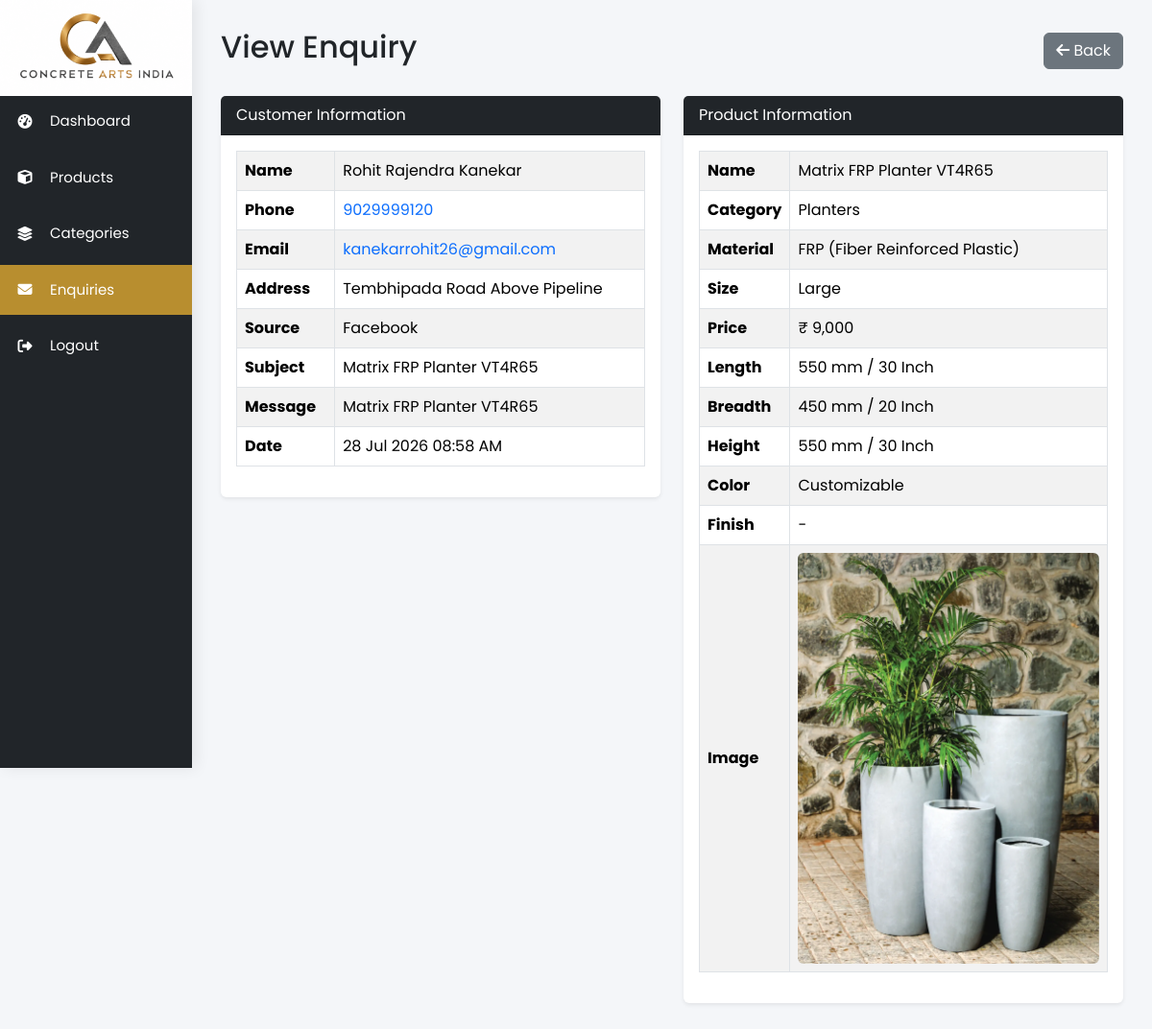
The page /admin/enquiries/view.php?id=78 (signed in) on the database its author committed.
### tables this page shows
CREATE TABLE `enquiries` (
  `id` int(11) NOT NULL,
  `customer_name` varchar(150) NOT NULL,
  `phone` varchar(20) NOT NULL,
  `email` varchar(150) NOT NULL,
  `subject` varchar(255) DEFAULT NULL,
  `message` text DEFAULT NULL,
  `customer_address` text DEFAULT NULL,
  `source` varchar(255) DEFAULT NULL,
  `product_name` varchar(255) DEFAULT NULL,
  `product_category` varchar(100) DEFAULT NULL,
  `product_material` varchar(100) DEFAULT NULL,
  `product_size` varchar(100) DEFAULT NULL,
  `product_price` decimal(12,2) DEFAULT NULL,
  `product_length` varchar(100) DEFAULT NULL,
  `product_breadth` varchar(100) DEFAULT NULL,
  `product_height` varchar(100) DEFAULT NULL,
  `product_color` varchar(100) DEFAULT NULL,
  `product_finish` varchar(100) DEFAULT NULL,
  `product_image` varchar(500) DEFAULT NULL,
  `product_url` varchar(500) DEFAULT NULL,
  `created_at` timestamp NOT NULL DEFAULT current_timestamp()
);

### admin/enquiries/view.php (the view, shortened to what this page needs)
<?php
require_once "../includes/header.php";
require_once "../includes/sidebar.php";
$id = (int) $_GET["id"];
$stmt = $pdo->prepare("
    SELECT *
    FROM enquiries
    WHERE id = ?
");
$stmt->execute([$id]);
$enquiry = $stmt->fetch();
$isPlanter = isset($enquiry["product_category"]) && stripos($enquiry["product_category"], "planter") !== false;
?>
<div class="main-content">
    <div class="d-flex justify-content-between align-items-center mb-4">
        <h2>View Enquiry</h2>
        <a href="index.php" class="btn btn-secondary">
            <i class="fa-solid fa-arrow-left"></i>
            Back
        </a>
    </div>
    <div class="row">
        <div class="col-lg-6">
            <div class="card shadow-sm border-0 mb-4">
                <div class="card-header bg-dark text-white">
                    Customer Information
                </div>
                <div class="card-body">
                    <table class="table table-hover table-striped table-bordered align-middle">
                        <tr>
                            <th>Name</th>
                            <td><?= htmlspecialchars($enquiry["customer_name"] ?: "-") ?></td>
                        </tr>
                        <tr>
                            <th>Phone</th>
                            <td><a
                                    href="tel:<?= htmlspecialchars($enquiry["phone"] ?: "-") ?>"><?= htmlspecialchars($enquiry["phone"] ?: "-") ?></a>
                            </td>
                        </tr>
                        <tr>
                            <th>Email</th>
                            <td><a
                                    href="mailto:<?= htmlspecialchars($enquiry["email"] ?: "-") ?>"><?= htmlspecialchars($enquiry["email"] ?: "-") ?></a>
                            </td>
                        </tr>
                        <tr>
                            <th>Address</th>
                            <td><?= htmlspecialchars($enquiry["customer_address"] ?: "-") ?></td>
                        </tr>
                        <tr>
                            <th>Source</th>
                            <td><?= htmlspecialchars($enquiry["source"] ?: "-") ?></td>
                        </tr>
                        <tr>
                            <th>Subject</th>
                            <td><?= htmlspecialchars($enquiry["subject"] ?: "-") ?></td>
                        </tr>
                        <tr>
                            <th>Message</th>
                            <td><?= nl2br(htmlspecialchars($enquiry["message"]) ?: "-") ?></td>
                        </tr>
                        <tr>
                            <th>Date</th>
                            <td><?= date("d M Y h:i A", strtotime($enquiry["created_at"]) ?: "-") ?></td>
                        </tr>
                    </table>
                </div>
            </div>
        </div>
        <div class="col-lg-6">
            <div class="card shadow-sm border-0">
                <div class="card-header bg-dark text-white">
                    Product Information
                </div>
                <div class="card-body">
                    <table class="table table-hover table-striped table-bordered align-middle">
                        <tr>
                            <th>Name</th>
                            <td><?= htmlspecialchars($enquiry["product_name"] ?: "-") ?></td>
                        </tr>
                        <tr>
                            <th>Category</th>
                            <td><?= htmlspecialchars($enquiry["product_category"] ?: "-") ?></td>
                        </tr>
                        <tr>
                            <th>Material</th>
                            <td><?= htmlspecialchars($enquiry["product_material"] ?: "-") ?></td>
                        </tr>
                        <tr>
                            <th>Size</th>
                            <td><?= htmlspecialchars($enquiry["product_size"] ?: "-") ?></td>
                        </tr>
                        <tr>
                            <th>Price</th>
                            <td>
                                <?= !empty($enquiry["product_price"])
                                    ? "₹ " . number_format((float) $enquiry["product_price"], 0, ".", ",")
                                    : "-" ?>
                            </td>
                        </tr>
                        <?php if ($isPlanter): ?>
                            <?php
                                function formatDimensionString($val) {
                                    $val = trim($val);
                                    if (preg_match('/^([0-9.]+)\s*(?:mm)?\s*\(([0-9.]+)\)$/i', $val, $matches)) {
                                        return $matches[1] . " mm / " . $matches[2] . " Inch";
                                    }
                                    return $val;
                                }
                            ?>
                            <tr>
                                <th>Length</th>
                                <td><?= htmlspecialchars(formatDimensionString($enquiry["product_length"] ?? "")) ?></td>
                            </tr>
                            <tr>
                                <th>Breadth</th>
                                <td><?= htmlspecialchars(formatDimensionString($enquiry["product_breadth"] ?? "")) ?></td>
                            </tr>
                            <tr>
                                <th>Height</th>
                                <td><?= htmlspecialchars(formatDimensionString($enquiry["product_height"] ?? "")) ?></td>
                            </tr>
                        <?php endif; ?>
                        <tr>
                            <th>Color</th>
                            <td><?= htmlspecialchars($enquiry["product_color"] ?: "-") ?></td>
                        </tr>
                        <tr>
                            <th>Finish</th>
                            <td><?= htmlspecialchars($enquiry["product_finish"] ?: "-") ?></td>
                        </tr>
                        <tr>
                            <th>Image</th>
                            <td>
                                <?php if (!empty($enquiry["product_image"])): ?>
                                    <img src="<?= htmlspecialchars($enquiry["product_image"]) ?>"
                                        alt="<?= htmlspecialchars($enquiry["product_name"] ?? 'Product') ?>"
                                        style="object-fit: cover; border-radius: 6px; max-width: 100%;">
                                <?php else: ?>
                                    -
                                <?php endif; ?>
                            </td>
                        </tr>
                    </table>
                </div>
            </div>
        </div>
    </div>
</div>
<?php require_once "../includes/footer.php"; ?>

### admin/includes/header.php (style rules this page uses)
* { margin: 0; padding: 0; box-sizing: border-box; font-family: 'Poppins', sans-serif; }
body { background: #f4f6f9; }
a { text-decoration: none; }
.main-content { margin-left: 200px; padding: 30px; }

### rows shown on the page
enquiries: customer_name "Rohit Rajendra Kanekar", phone "9029999120", email "kanekarrohit26@gmail.com", customer_address "Tembhipada Road Above Pipeline", source "Facebook", subject "Matrix FRP Planter VT4R65", message "Matrix FRP Planter VT4R65", created_at "28 Jul 2026 08:58 AM", product_name "Matrix FRP Planter VT4R65", product_category "Planters", product_material "FRP (Fiber Reinforced Plastic)", product_size "Large", product_price "9,000", product_length "550 mm / 30 Inch", product_breadth "450 mm / 20 Inch", product_height "550 mm / 30 Inch", product_color "Customizable", product_finish "-", product_image (picture)
